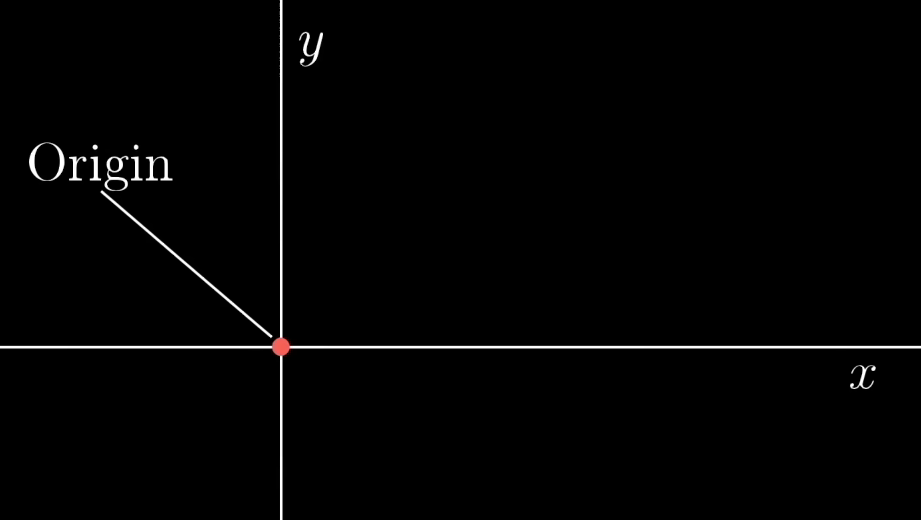
#> input picture Math/Linear Algebra/Vector/images/coordinate-system.png, 921 x 520 px, found by its file name
$ jupyter execute coordinates.ipynb   (text cells are left out)
#> lines starting #> are read from the running program, lines starting #| are printed output that depends on the picture; pictures that were not available may be replaced by others from this repository, and a replacement may not be noted
[cell 1]
from PIL import Image
from IPython.display import display

img = Image.open('images/coordinate-system.png')
#> img is the input picture: PIL image 921x520 RGBA; mean R, G, B, A 3.2, 3.2, 3.1, 255
new_image = img.resize((360, 205))
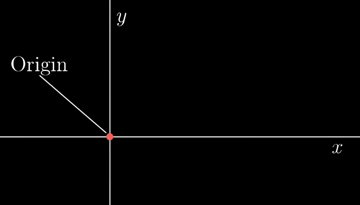
#> new_image: PIL image 360x205 RGBA; mean R, G, B, A 3.4, 3.3, 3.3, 255
display(new_image)

[cell 2]
img = Image.open('images/scale.png')
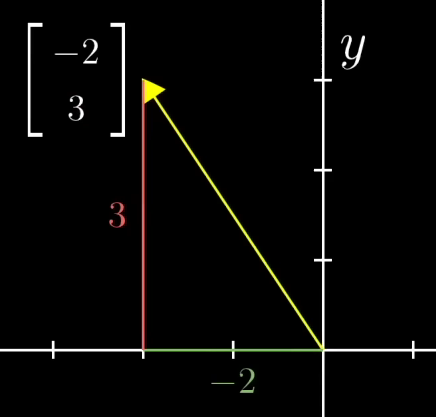
#> input picture Math/Linear Algebra/Vector/images/vector1.png, 436 x 417 px, given in place of scale.png, which was not available
#> img is the input picture: PIL image 436x417 RGBA; mean R, G, B, A 7.7, 7.3, 6, 255
new_image = img.resize((150, 130))
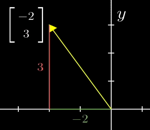
#> new_image: PIL image 150x130 RGBA; mean R, G, B, A 8.1, 7.7, 6.3, 255
display(new_image)

[cell 3]
img = Image.open('images/vector-coordinates.png')
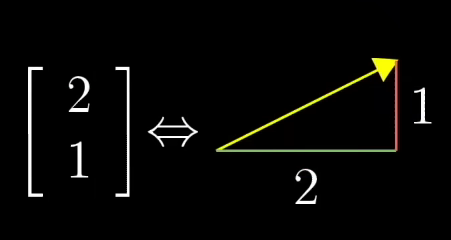
#> input picture Math/Linear Algebra/Vector/images/vector2.png, 451 x 240 px, given in place of vector-coordinates.png, which was not available
#> img is the input picture: PIL image 451x240 RGBA; mean R, G, B, A 7.8, 7.7, 6, 255
new_image = img.resize((280, 240))
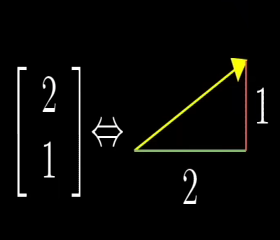
#> new_image: PIL image 280x240 RGBA; mean R, G, B, A 7.8, 7.7, 6, 255
display(new_image)
